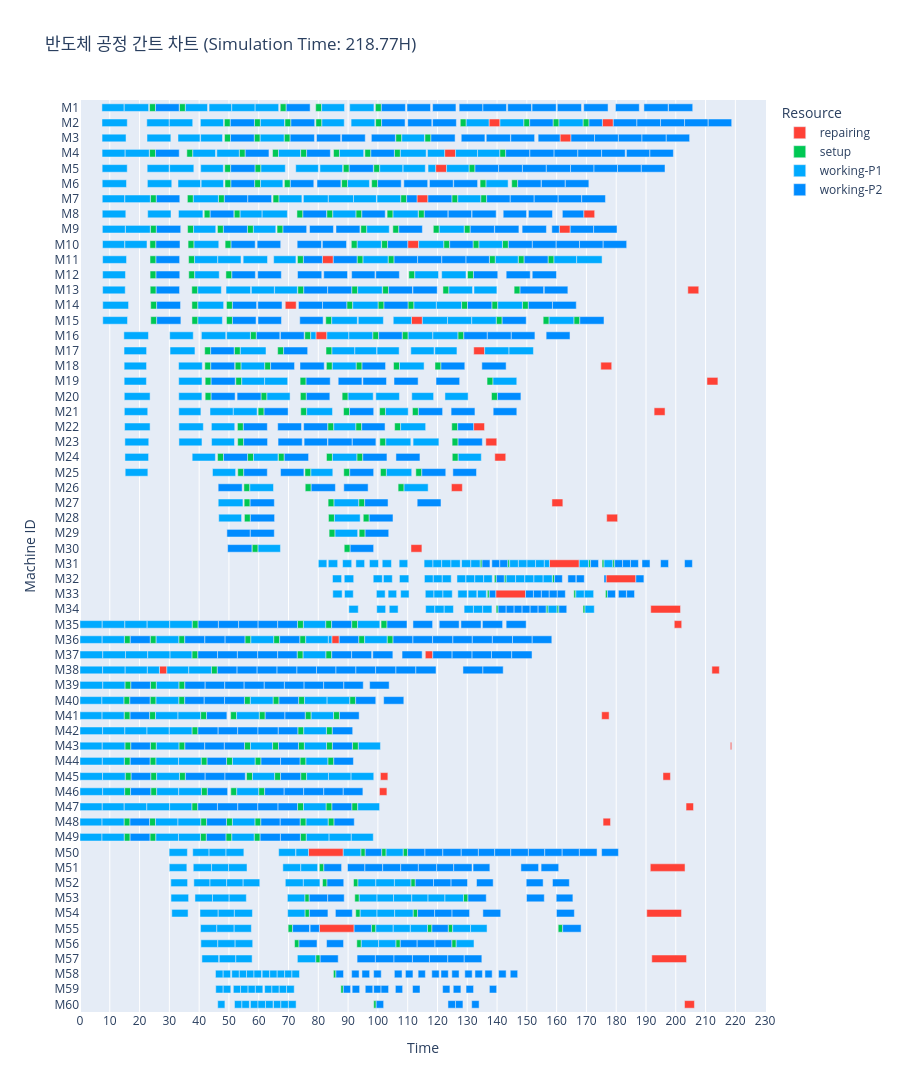

This figure's notebook cell:
### Code cell
env.run(until=scheduler.job_chk_process)
fig = create_gantt_chart(
    logs=event_logger.logs,
    max_time=event_logger.now,
    title=f"반도체 공정 간트 차트 (Simulation Time: {round(event_logger.now, 3)}{TIME_UNIT})")
fig.show()
fig.write_html("gantt_chart.html")

### Figure 1 — Plotly figure (JSON) as saved in the notebook; plotly's stock layout.template omitted (floating-point values rounded to 4 significant figures; data arrays with more than 128 entries replaced by an {"elided": "..."} marker saying what was removed)
{"data": [{"base": [110.0, 81.36, 204.0, 68.9, 111.3, 79.2, 132.2, 174.8, 210.5, 137.3, 175.4, 192.7, 132.1, 136.2, 139.2, 124.7, 158.4, 176.8, 161.1, 111.1, 157.6, 176.6, 139.6, 191.6, 199.5, 84.53, 115.9, 26.66, 212.1, 122.4, 175.1, 218.3, 100.8, 195.7, 100.5, 203.4, 175.6, 119.4, 76.71, 191.4, 190.3, 80.36, 191.9, 202.9, 113.1, 169.1, 160.9], "customdata": [[""], [""], [""], [""], [""], [""], [""], [""], [""], [""], [""], [""], [""], [""], [""], [""], [""], [""], [""], [""], [""], [""], [""], [""], [""], [""], [""], [""], [""], [""], [""], [""], [""], [""], [""], [""], [""], [""], [""], [""], [""], [""], [""], [""], [""], [""], [""]], "hovertemplate": "Resource=repairing<br>Start=%{base}<br>Finish=%{x}<br>Task=%{y}<br>job_op=%{customdata[0]}<extra></extra>", "legendgroup": "repairing", "marker": {"color": "rgb(255, 65, 54)", "pattern": {"shape": ""}}, "name": "repairing", "orientation": "h", "showlegend": true, "textposition": "auto", "type": "bar", "width": 0.5, "x": [3.667, 3.667, 3.667, 3.667, 3.667, 3.667, 3.667, 3.667, 3.667, 3.667, 3.667, 3.667, 3.667, 3.667, 3.667, 3.667, 3.667, 3.667, 3.667, 3.667, 10.0, 10.0, 10.0, 10.0, 2.5, 2.5, 2.5, 2.5, 2.5, 3.667, 2.5, 0.4448, 2.5, 2.5, 2.5, 2.5, 2.5, 3.667, 11.67, 11.67, 11.67, 11.67, 11.67, 3.333, 3.667, 3.667, 3.667], "xaxis": "x", "y": ["M10", "M11", "M13", "M14", "M15", "M16", "M17", "M18", "M19", "M2", "M2", "M21", "M22", "M23", "M24", "M26", "M27", "M28", "M3", "M30", "M31", "M32", "M33", "M34", "M35", "M36", "M37", "M38", "M38", "M4", "M41", "M43", "M45", "M45", "M46", "M47", "M48", "M5", "M50", "M51", "M54", "M55", "M57", "M60", "M7", "M8", "M9"], "yaxis": "y"}, {"base": {"elided": "290 float values"}, "customdata": {"elided": "290x1 str values"}, "hovertemplate": "Resource=setup<br>Start=%{base}<br>Finish=%{x}<br>Task=%{y}<br>job_op=%{customdata[0]}<extra></extra>", "legendgroup": "setup", "marker": {"color": "rgb(0, 200, 83)", "pattern": {"shape": ""}}, "name": "setup", "orientation": "h", "showlegend": true, "textposition": "auto", "type": "bar", "width": 0.5, "x": {"elided": "290 float values"}, "xaxis": "x", "y": {"elided": "290 str values"}, "yaxis": "y"}, {"base": {"elided": "429 float values"}, "customdata": {"elided": "429x1 str values"}, "hovertemplate": "Resource=working-P1<br>Start=%{base}<br>Finish=%{x}<br>Task=%{y}<br>job_op=%{customdata[0]}<extra></extra>", "legendgroup": "working-P1", "marker": {"color": "rgb(0, 170, 255)", "pattern": {"shape": ""}}, "name": "working-P1", "orientation": "h", "showlegend": true, "textposition": "auto", "type": "bar", "width": 0.5, "x": {"elided": "429 float values"}, "xaxis": "x", "y": {"elided": "429 str values"}, "yaxis": "y"}, {"base": {"elided": "461 float values"}, "customdata": {"elided": "461x1 str values"}, "hovertemplate": "Resource=working-P2<br>Start=%{base}<br>Finish=%{x}<br>Task=%{y}<br>job_op=%{customdata[0]}<extra></extra>", "legendgroup": "working-P2", "marker": {"color": "rgb(0, 140, 255)", "pattern": {"shape": ""}}, "name": "working-P2", "orientation": "h", "showlegend": true, "textposition": "auto", "type": "bar", "width": 0.5, "x": {"elided": "461 float values"}, "xaxis": "x", "y": {"elided": "461 str values"}, "yaxis": "y"}], "layout": {"barmode": "relative", "height": 3000, "legend": {"title": {"text": "Resource"}, "tracegroupgap": 0}, "title": {"text": "반도체 공정 간트 차트 (Simulation Time: 218.77H)"}, "xaxis": {"anchor": "y", "domain": [0, 1], "dtick": 10, "title": {"text": "Time"}}, "yaxis": {"anchor": "x", "categoryarray": ["M60", "M59", "M58", "M57", "M56", "M55", "M54", "M53", "M52", "M51", "M50", "M49", "M48", "M47", "M46", "M45", "M44", "M43", "M42", "M41", "M40", "M39", "M38", "M37", "M36", "M35", "M34", "M33", "M32", "M31", "M30", "M29", "M28", "M27", "M26", "M25", "M24", "M23", "M22", "M21", "M20", "M19", "M18", "M17", "M16", "M15", "M14", "M13", "M12", "M11", "M10", "M9", "M8", "M7", "M6", "M5", "M4", "M3", "M2", "M1"], "categoryorder": "array", "domain": [0, 1], "title": {"text": "Machine ID"}}}}
